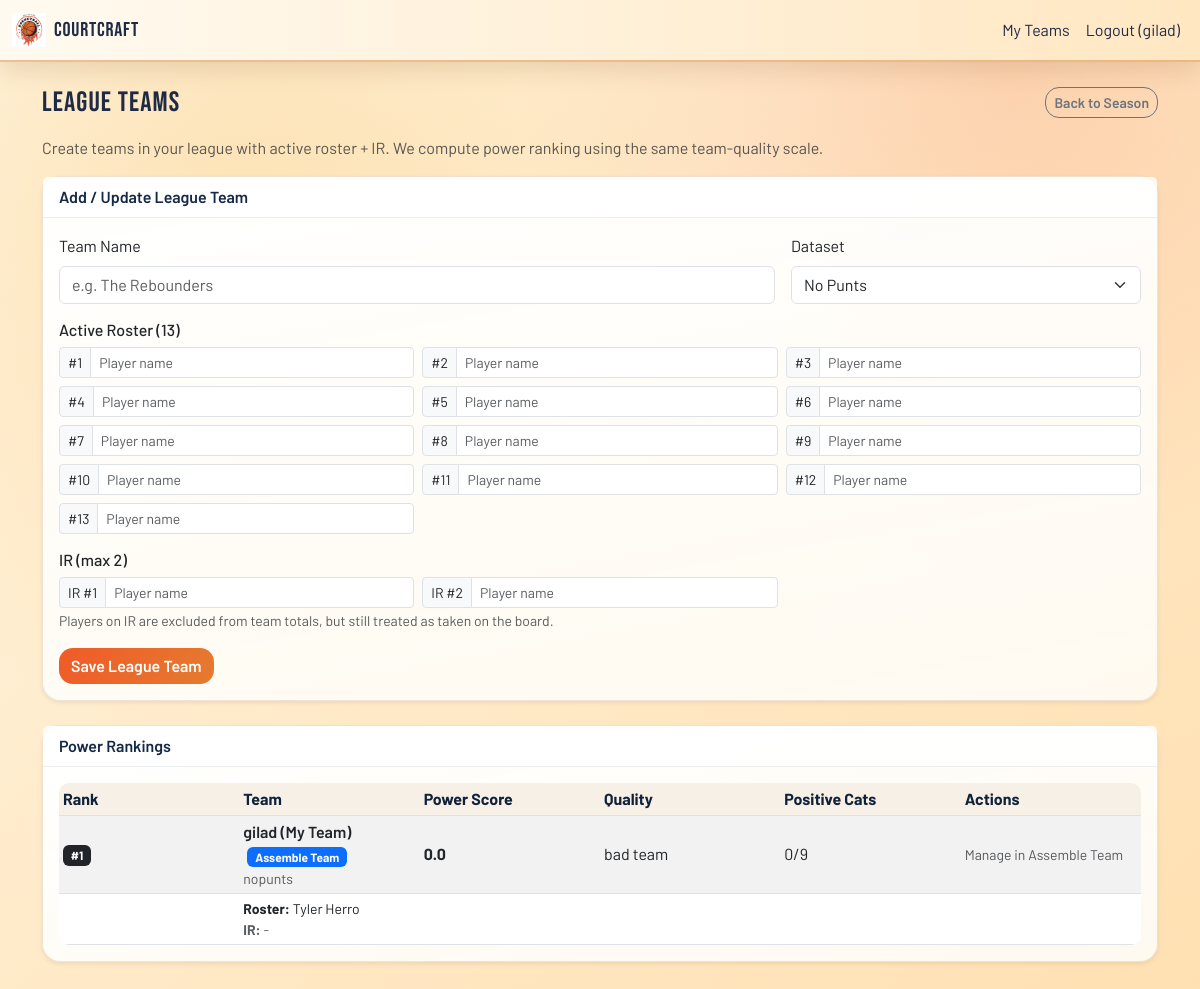
Screenshot of /season/24-25/league-teams (signed in) with the database file from the repository.
### tables this page shows
CREATE TABLE "teams" (
	id INTEGER NOT NULL, 
	user_id INTEGER NOT NULL, 
	season VARCHAR(32) NOT NULL, 
	players TEXT NOT NULL, 
	data_type VARCHAR(32) NOT NULL, 
	created_at DATETIME NOT NULL, ir_players TEXT NOT NULL DEFAULT '[]', 
	PRIMARY KEY (id), 
	FOREIGN KEY(user_id) REFERENCES users (id)
);

### app.py (the view, shortened to what this page needs)
@app.route("/season/<season>/league-teams", methods=["GET", "POST"])
def league_teams_page(season):
    formatted = season.replace("-", "/")
    user_id = session.get("user_id")
    form_data_type = request.form.get("data_type", "nopunts") if request.method == "POST" else "nopunts"
    form_team_name = (request.form.get("team_name") or "").strip() if request.method == "POST" else ""
    form_players = [request.form.get(f"player{i}", "").strip() for i in range(1, 14)] if request.method == "POST" else [""] * 13
    form_ir_players = [request.form.get("ir1", "").strip(), request.form.get("ir2", "").strip()] if request.method == "POST" else ["", ""]
    edit_team_id = (request.form.get("edit_team_id") or "").strip() if request.method == "POST" else (request.args.get("edit") or "").strip()
    rows = []
    if user_id:
        db = get_db()
        rows = list(db.execute(
            "SELECT id, team_name, players, ir_players, data_type, created_at FROM league_teams WHERE season=? AND (user_id=? OR user_id IS NULL) ORDER BY created_at DESC",
            (season, user_id),
        ).fetchall())
    if user_id:
        my_row = db.execute(
            "SELECT players, ir_players, data_type, created_at FROM teams WHERE user_id=? AND season=? ORDER BY datetime(created_at) DESC LIMIT 1",
            (user_id, season),
        ).fetchone()
        if my_row:
            rows.append({
                "id": None,
                "team_name": f"{session.get('user', 'My Team')} (My Team)",
                "players": my_row["players"],
                "ir_players": my_row["ir_players"],
                "data_type": my_row["data_type"],
                "created_at": my_row["created_at"],
                "is_my_team": True,
            })
    power_rankings = _compute_league_power_rankings(season, rows)
    return render_template(
        "league_teams.html",
        season=formatted,
        season_url=season,
        can_manage=bool(user_id),
        data_type=form_data_type,
        form_team_name=form_team_name,
        form_players=form_players,
        form_ir_players=form_ir_players,
        edit_team_id=edit_team_id,
        power_rankings=power_rankings,
    )

### app.py (called while the page is built, shortened)
def get_db():
    conn = sqlite3.connect(DATABASE)
    conn.row_factory = sqlite3.Row
    return conn

@app.context_processor
def inject_globals():
    return {
        'current_year': datetime.now().year,
        'logged_in_user': session.get("user"),
        'player_headshot_url': player_headshot_url,
    }

def _read_rankings_cached(path: str):
    if not path or not os.path.exists(path):
        return None

def _load_df_for_recs(season: str, preferred_type: str):
    order = []
    if preferred_type in ("nopunts","tovpunt"): order.append(preferred_type)
    if "nopunts" not in order: order.append("nopunts")
    if "tovpunt" not in order: order.append("tovpunt")
    for t in order:
        try:
            path = os.path.join(os.path.dirname(__file__), data_dirs[t], data_files[season][t])
        except KeyError:
            continue
        df = _read_rankings_cached(path)
        if df is not None:
            return df, t
    return None, preferred_type or "nopunts"

def _team_quality_label(count_positive: int) -> str:
    return "bad team" if count_positive < 2 else (
        "ok team" if count_positive < 3 else (
            "good team" if count_positive < 4 else "great team"
        )
    )

def _load_df_for_exact_type(season: str, data_type: str):
    try:
        path = os.path.join(os.path.dirname(__file__), data_dirs[data_type], data_files[season][data_type])
    except KeyError:
        return None
    return _read_rankings_cached(path)

### templates/league_teams.html (shortened to what this page needs)
{% extends 'base.html' %}
{% block content %}
<div class="d-flex justify-content-between align-items-center mb-3">
  <h3 class="mb-0">League Teams</h3>
  <a href="{{ url_for('season_page', season=season_url) }}" class="btn btn-outline-secondary btn-sm">Back to Season</a>
</div>
<p class="text-muted">Create teams in your league with active roster + IR. We compute power ranking using the same team-quality scale.</p>
<form method="post" class="card shadow-sm mb-4" {% if not can_manage %}style="opacity:.65;pointer-events:none;"{% endif %}>
  <div class="card-header fw-semibold">{% if edit_team_id %}Edit League Team{% else %}Add / Update League Team{% endif %}</div>
  <div class="card-body">
    <div class="row g-3 mb-3">
      <div class="col-12 col-md-8">
        <label class="form-label">Team Name</label>
        <input type="text" name="team_name" class="form-control" placeholder="e.g. The Rebounders" value="{{ form_team_name or '' }}" required>
      </div>
      <div class="col-12 col-md-4">
        <label class="form-label">Dataset</label>
        <select name="data_type" class="form-select">
          <option value="nopunts" {% if data_type == 'nopunts' %}selected{% endif %}>No Punts</option>
        </select>
      </div>
    </div>
    <div class="mb-3">
      <h6>Active Roster (13)</h6>
      <div class="row g-2">
        {% for i in range(1,14) %}
          {% set val = (form_players[i-1] if form_players and form_players|length >= i else '') %}
          <div class="col-12 col-sm-6 col-lg-4">
            <div class="input-group input-group-sm">
              <span class="input-group-text">#{{ i }}</span>
              <input name="player{{ i }}" value="{{ val }}" class="form-control" list="allPlayers" autocomplete="off" placeholder="Player name">
            </div>
          </div>
        {% endfor %}
      </div>
    </div>
    <div class="mb-3">
      <h6>IR (max 2)</h6>
      <div class="row g-2">
        <div class="col-12 col-sm-6 col-lg-4">
          <div class="input-group input-group-sm">
            <span class="input-group-text">IR #1</span>
            <input name="ir1" value="{{ form_ir_players[0] if form_ir_players else '' }}" class="form-control" list="allPlayers" autocomplete="off" placeholder="Player name">
          </div>
        </div>
        <div class="col-12 col-sm-6 col-lg-4">
          <div class="input-group input-group-sm">
            <span class="input-group-text">IR #2</span>
            <input name="ir2" value="{{ form_ir_players[1] if form_ir_players and form_ir_players|length > 1 else '' }}" class="form-control" list="allPlayers" autocomplete="off" placeholder="Player name">
          </div>
        </div>
      </div>
      <small class="text-muted">Players on IR are excluded from team totals, but still treated as taken on the board.</small>
    </div>
    <button type="submit" class="btn btn-primary">{% if edit_team_id %}Update Team{% else %}Save League Team{% endif %}</button>
  </div>
</form>
<div class="card shadow-sm mb-4">
  <div class="card-header fw-semibold">Power Rankings</div>
  <div class="card-body">
    {% if power_rankings and power_rankings|length > 0 %}
      <div class="table-responsive">
        <table class="table table-striped table-sm align-middle mb-0">
          <thead>
            <tr>
              <th>Rank</th>
              <th>Team</th>
              <th>Power Score</th>
              <th>Quality</th>
              <th>Positive Cats</th>
              <th>Actions</th>
            </tr>
          </thead>
          <tbody>
            {% for t in power_rankings %}
              <tr>
                <td><span class="badge text-bg-dark">#{{ t.power_rank }}</span></td>
                <td>
                  <div class="fw-semibold">
                    {% if t.is_my_team %}
                      {{ t.team_name }} <span class="badge text-bg-primary ms-1">Assemble Team</span>
                    {% else %}
                      <a href="{{ url_for('league_teams_page', season=season_url, edit=t.id) }}">{{ t.team_name }}</a>
                    {% endif %}
                  </div>
                  <div class="small text-muted">{{ t.data_type }}</div>
                </td>
                <td><strong>{{ t.power_score }}</strong></td>
                <td>{{ t.analysis }}</td>
                <td>{{ t.positive_cats }}/9</td>
                <td>
                  {% if t.is_my_team %}
                    <span class="text-muted small">Manage in Assemble Team</span>
                  {% else %}
                    <form method="post" class="d-inline">
                      <input type="hidden" name="action" value="delete" />
                      <input type="hidden" name="team_id" value="{{ t.id }}" />
                      <button type="submit" class="btn btn-sm btn-outline-danger">Delete</button>
                    </form>
                  {% endif %}
                </td>
              </tr>
              <tr>
                <td></td>
                <td colspan="5">
                  <div class="small"><strong>Roster:</strong> {{ t.players|join(', ') if t.players else '-' }}</div>
                  <div class="small text-muted"><strong>IR:</strong> {{ t.ir_players|join(', ') if t.ir_players else '-' }}</div>
                </td>
              </tr>
            {% endfor %}
          </tbody>
        </table>
      </div>
    {% else %}
      <div class="text-muted">No league teams saved yet.</div>
    {% endif %}
  </div>
</div>
{% endblock %}

### static/css/courtcraft.css (style rules this page uses)
:root { --court-ink: #1f2a44; --court-deep: #2b3e62; --court-orange: #f05a28; --court-gold: #f5b448; --court-light: #fff8eb; --court-wood: #d89e64; --accent-white: #ffffff; }
html, body { margin: 0; padding: 0; width: 100%; min-height: 100%; }
body { display: flex; flex-direction: column; background: radial-gradient(circle at 20% 20%, rgba(245, 180, 72, 0.24), transparent 42%), radial-gradient(circle at 84% 8%, rgba(240, 90, 40, 0.17), transparent 36%), linear-gradient(140deg, #fff6e3 0%, #ffe9c6 54%, #ffe0b2 100%); color: #1f2a44; font-family: 'Barlow', sans-serif; }
h1, h2, h3, h4, h5, .navbar-brand span { font-family: 'Bebas Neue', sans-serif; letter-spacing: 0.04em; }
.card { border-radius: 18px; border: 1px solid rgba(192, 133, 71, 0.22); background: linear-gradient(170deg, rgba(255,255,255,0.98), rgba(255,250,242,0.96)); box-shadow: 0 12px 28px rgba(114, 67, 30, 0.16); }
.card-header { border-bottom: 1px solid rgba(14, 28, 47, 0.08); background: rgba(255, 255, 255, 0.85); color: #132947; }
.btn { border-radius: 14px; font-weight: 600; }
.btn-primary { background: linear-gradient(120deg, #f05a28, #e57b2f); border: none; }
.table { width: 100%; border-collapse: collapse; direction: ltr !important; background: rgba(255,255,255,0.97); border-radius: 10px; overflow: hidden; table-layout: fixed; }
.table th { background: #f7f0e6; color: #0f223a; }
.table td.text-truncate, .table th { white-space: nowrap; overflow: hidden; text-overflow: ellipsis; }

### rows the page displays
teams: power_rank "1", team_name "gilad (My Team)", data_type "nopunts", power_score "0.0", analysis "bad team", positive_cats "0", players "Tyler Herro", ir_players "-"

### other values shown
{{ logged_in_user }} "gilad"
{{ i }} "1" "2" "3" "4" "5" "6" "7" "8" "9" "10" "11" "12" "13"
